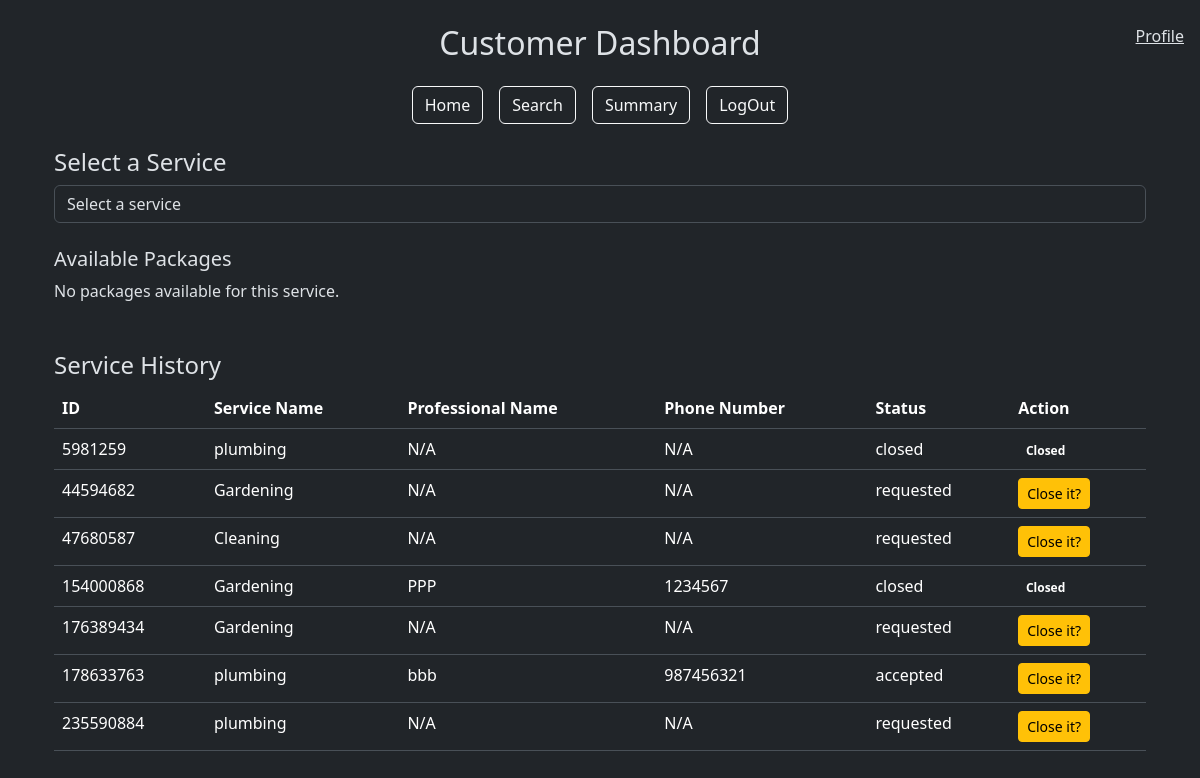
Page /customer_dashboard (signed in) on the earlier database version.
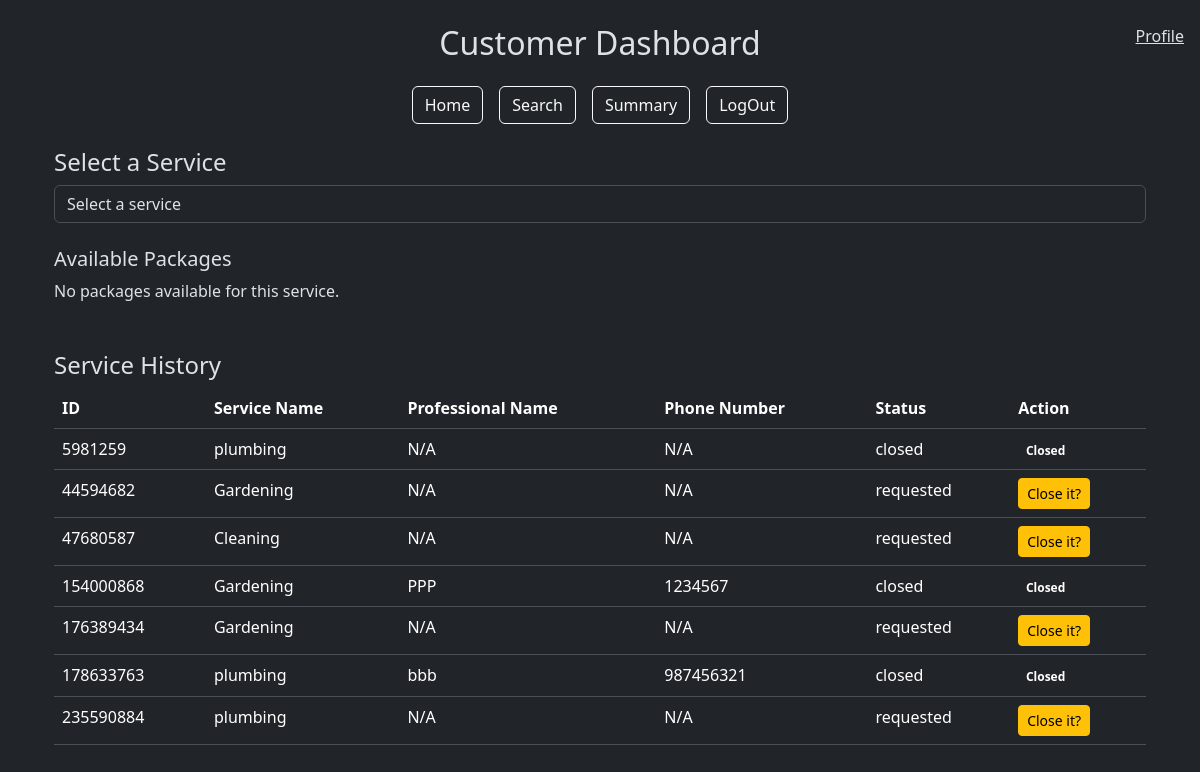
Same page on the later database version.
### models.py (models this page shows)
class User(db.Model):
    __tablename__ = "user"
    id = db.Column(db.Integer, primary_key=True)
    username = db.Column(db.String(80), unique=True, nullable=False)
    passhash = db.Column(db.String(80), nullable=False)
    name = db.Column(db.String(80), nullable=False)
    role = db.Column(db.String(20), nullable=False)
    is_blocked = db.Column(db.Boolean, default=False, nullable=False)
    professional = db.relationship('Professional', backref='user', lazy=True)
    customer = db.relationship('Customer', backref='user', lazy=True)

class ServiceRequest(db.Model):
    __tablename__ = 'service_request'
    id = db.Column(db.Integer, primary_key=True)
    customer_id = db.Column(db.Integer, db.ForeignKey('customer.id'), nullable=False)  # Reference to Customer
    professional_id = db.Column(db.Integer, db.ForeignKey('professional.id'), nullable=True)  # Reference to Professional
    service_id = db.Column(db.Integer, db.ForeignKey('service.id'), nullable=False)
    date_of_request = db.Column(db.DateTime, default=datetime.utcnow, nullable=False)
    date_of_completion = db.Column(db.DateTime, nullable=True)
    status = db.Column(db.String(20), default='requested', nullable=False)
    rating = db.Column(db.Integer, nullable=True)
    remarks = db.Column(db.Text, nullable=True)
    rejected_by = db.Column(MutableList.as_mutable(JSON), default=[])
    customer = db.relationship('Customer', back_populates='service_requests')
    service = db.relationship('Service', back_populates='service_requests')
    professional = db.relationship('Professional', back_populates='service_requests')
    review = db.relationship('Review', back_populates='service_request', lazy=True)

class Service(db.Model):
    __tablename__ = 'service'
    id = db.Column(db.Integer, primary_key=True)
    service_name = db.Column(db.String(80), unique=False, nullable=False)
    description = db.Column(db.Text, nullable=False)
    price = db.Column(db.Float, nullable=False)
    time_required = db.Column(db.Integer, nullable=False)
    service_requests = db.relationship('ServiceRequest', back_populates='service', lazy=True)

class Professional(db.Model):
    __tablename__ = 'professional'
    id = db.Column(db.Integer, db.ForeignKey('user.id'), primary_key=True)
    date_created = db.Column(db.DateTime, default=datetime.utcnow, nullable=False)
    service_id = db.Column(db.Integer, db.ForeignKey('service.id'), nullable=True)
    contact = db.Column(db.String(10), nullable=False)
    experience = db.Column(db.Float, nullable=False)
    description = db.Column(db.Text, nullable=True)
    service_name = db.Column(db.Text(80),db.ForeignKey('service.service_name'), nullable=False)
    rating = db.Column(db.Float, nullable=True)
    address = db.Column(db.Text, nullable=False)
    pincode = db.Column(db.String(6), nullable=False)
    available = db.Column(db.Boolean, default=True, nullable=False)
    document = db.Column(db.String(200))
    verified = db.Column(db.Boolean, default=False, nullable=False)
    service_requests = db.relationship('ServiceRequest', back_populates='professional', lazy=True)

### app.py (the view)
@app.route('/customer_dashboard')
def customer_dashboard():
    user_id = session['user_id']
    customer = Customer.query.get(user_id)
    services =  db.session.query(Service.service_name).distinct().all()
    user = User.query.get(user_id)
    service_requests = ServiceRequest.query.filter_by(customer_id=user_id).all()
    return render_template('customer_dashboard.html',service_requests=service_requests,user=user, customer=customer, services=services)

### templates/customer_dashboard.html (shortened to what this page needs)
{% extends "layout.html" %} {% block title %}Customer Dashboard{% endblock %} {%
block content %}
<div class="container mt-4">
  {% if customer.user.is_blocked %}
  <div class="alert alert-danger" role="alert">
    Your account is blocked. Please contact the admin.
  </div>
  {% else %}
  <span class="navbar-text position-fixed top-0 end-0 m-3">
    <a href="">Profile</a>
  </span>
  <div class="my-4">
    <h4>Select a Service</h4>
    <form method="POST" action="{{ url_for('select_service') }}">
      <div class="form-group">
        <select
          class="form-control"
          name="service_name"
          onchange="this.form.submit()"
          required
        >
          <option value="" disabled selected>Select a service</option>
        </select>
      </div>
    </form>
    <div id="packageDisplay" class="mt-4">
      <h5>Available Packages</h5>
      <div id="packageList">
        {% if packages %} {% for pkg in packages %}
        <div class="card mb-3">
          <div class="card-body">
            <h5 class="card-title">{{ pkg.service_name }}</h5>
            <p class="card-text">{{ pkg.description }}</p>
            <p><strong>Price:</strong> {{ pkg.price }}</p>
            <form
              method="POST"
              action="{{ url_for('book_service', package_id=pkg.id) }}"
            >
              <button type="submit" class="btn btn-primary">Book</button>
            </form>
          </div>
        </div>
        {% endfor %} {% else %}
        <p>No packages available for this service.</p>
        {% endif %}
      </div>
    </div>
  </div>
  <div class="mt-5">
    <h4>Service History</h4>
    <div class="table-responsive">
      <table class="table">
        <thead>
          <tr>
            <th>ID</th>
            <th>Service Name</th>
            <th>Professional Name</th>
            <th>Phone Number</th>
            <th>Status</th>
            <th>Action</th>
          </tr>
        </thead>
        <tbody>
          {% for service_request in service_requests %}
          <tr>
            <td>{{ service_request.id }}</td>
            <td>{{ service_request.service.service_name }}</td>
            <td>
              {{ service_request.professional.user.name if
              service_request.professional else 'N/A' }}
            </td>
            <td>
              {{ service_request.professional.contact if
              service_request.professional else 'N/A' }}
            </td>
            <td>{{ service_request.status }}</td>
            <td>
              {% if service_request.status == 'closed' %}
              <span class="badge badge-success">Closed</span>
              {% else %}
              <button
                type="button"
                class="btn btn-warning btn-sm"
                data-toggle="modal"
                data-target="#viewModal"
                onclick="showModal('{{ service_request.id }}', '{{ service_request.date_of_request }}', '{{ service_request.status }}', '{{ service_request.remarks }}', '{{ service_request.rating }}')"
              >
                Close it?
              </button>
              {% endif %}
            </td>
          </tr>
          {% endfor %}
        </tbody>
      </table>
    </div>
  </div>
  {% endif %}
</div>
{% endblock %}

### templates/layout.html (shortened to what this page needs)
<!DOCTYPE html>
<html lang="en">
  <head>
    <link
      href="https://cdn.jsdelivr.net/npm/bootstrap@5.3.3/dist/css/bootstrap.min.css"
      rel="stylesheet"
    />
  </head>
  <body data-bs-theme="dark">
    <div class="container mt-4">
      {% if request.endpoint not in ['login', 'register'] and not
      user.is_blocked%}
      <div class="text-center my-4">
        <h2 class="text-capitalize">
          {{ session.get('user_role') }} Dashboard
        </h2>
      </div>
      <div class="d-flex justify-content-center mb-4">
        <div class="d-flex flex-row gap-3">
          {% with dashboard_url = session['user_role'] + '_dashboard' %}
          <a href="{{ url_for(dashboard_url) }}" class="btn btn-outline-light"
            >Home</a
          >
          {% endwith %}
          <a href="{{ url_for('search') }}" class="btn btn-outline-light"
            >Search</a
          >
          <a href="{{ url_for('summary') }}" class="btn btn-outline-light"
            >Summary</a
          >
          <a href="{{ url_for('logout') }}" class="btn btn-outline-light"
            >LogOut</a
          >
        </div>
      </div>
      {% endif %}
      {% block content %} {% endblock %}
    </div>
  </body>
</html>

Differences in the rows shown:
changed ServiceRequest "bbb": status "accepted" → "closed"; status "Close it?" → "Closed"
